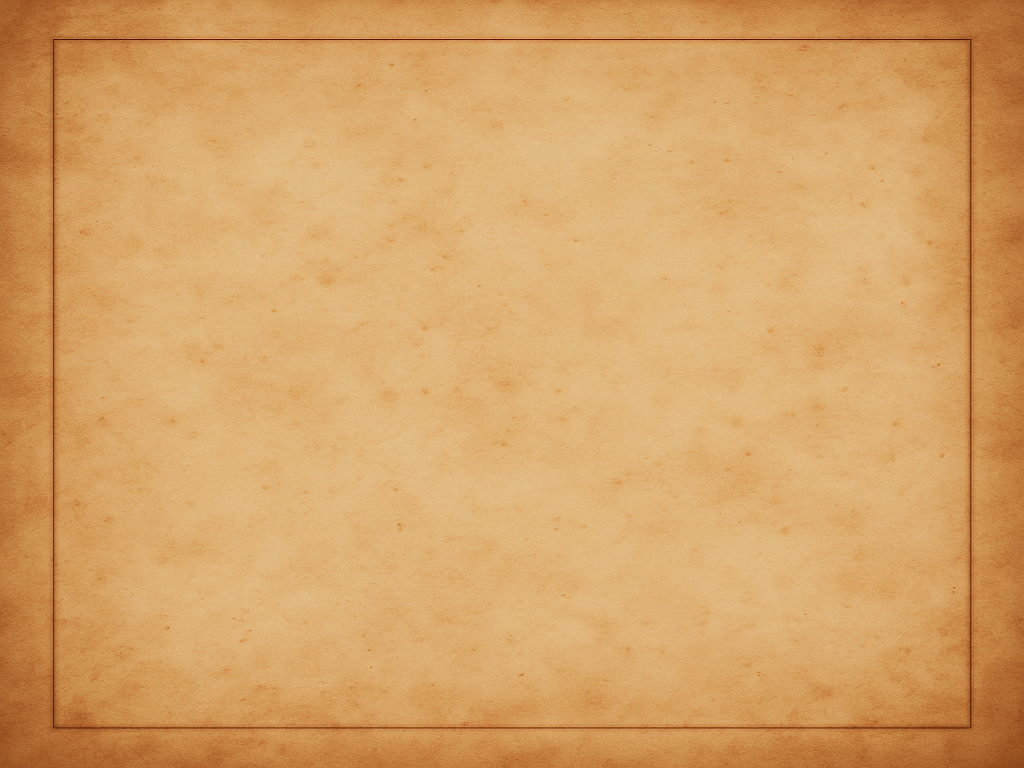
#> input picture img/fondo.png, 1024 x 768 px
$ python -i tarjeta.py   (imports and definitions only)
#> lines starting #> are read from the running program, lines starting #| are printed output that depends on the picture
# tarjeta.py
from PIL import Image, ImageDraw, ImageFont
from config import ANCHO_TARJETA, ALTO_TARJETA, RUTA_CARATULAS, RUTA_PREGUNTAS, RUTA_ICONOS, RUTA_FONDO_RETRO, RUTA_FUENTE_TTF, RUTA_FUENTE_NEGRITA_TTF

# Fuente Arial desde el sistema
FONT_TEXTO = ImageFont.truetype(str(RUTA_FUENTE_TTF), 10)
FONT_NEGRITA = ImageFont.truetype(str(RUTA_FUENTE_NEGRITA_TTF), 12)


# [17 lines left out: function draw_multiline_text, not called in this run]


def generar_anverso(tarjeta):
#> called with tarjeta = '../img/fondo.png'
    fondo = Image.open(RUTA_FONDO_RETRO).resize((ANCHO_TARJETA + 20, ALTO_TARJETA+20))
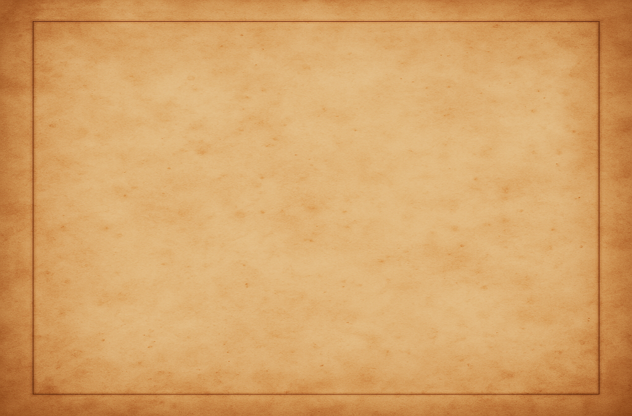
#> fondo: PIL image 632x416 RGBA; mean R, G, B, A 214.2, 163.1, 102.8, 255
    img = fondo.crop((0, 10, ANCHO_TARJETA, ALTO_TARJETA+10)).copy()
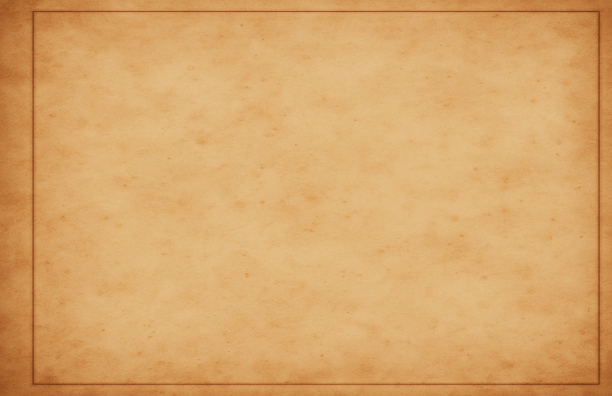
#> img: PIL image 612x396 RGBA; mean R, G, B, A 216.3, 166.4, 106.1, 255
    draw = ImageDraw.Draw(img)

#> (the run stopped early here; a loop or call above may not have finished)
